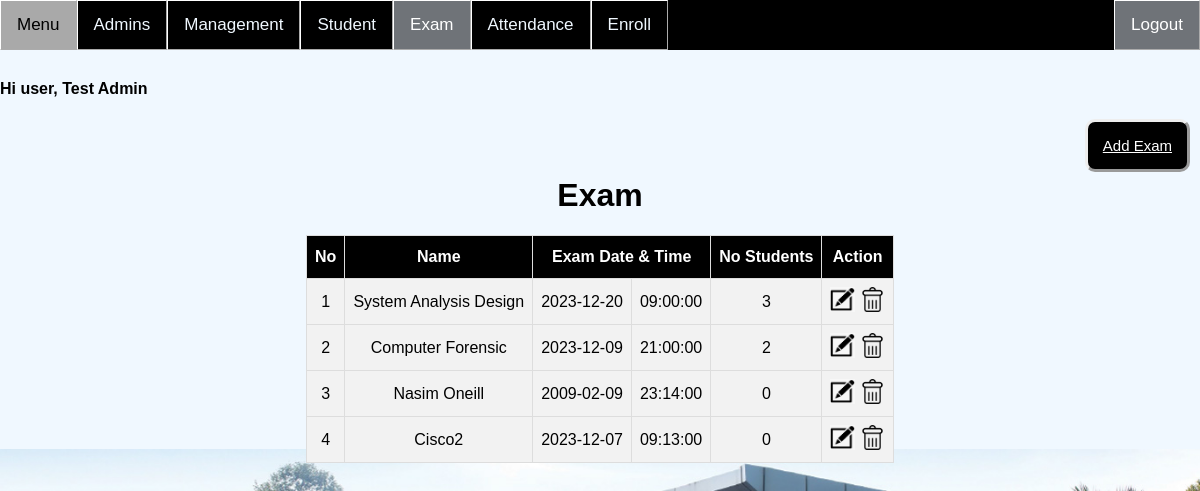
/Admin/Exam.php (signed in), run on the app's committed database.
### tables this page shows
CREATE TABLE `exam` (
  `id` int(11) NOT NULL,
  `name` varchar(255) NOT NULL,
  `datetime` datetime NOT NULL
);

### Admin/Exam.php (the view, shortened to what this page needs)
<?php
if(isset ($_SESSION["userId"]))
{	include "Header.php";
	?>
<!DOCTYPE html>
<html>
<head>
</head>
<body>
	<a style="float:right;margin-right:10px;background-color:black;" href="ExamAdd.php" class="btn">Add Exam</a><br><br>
	<h1 align="center">Exam</h1>
<?php
	$queryGet = "SELECT
					e.id AS id,
					e.name AS exam_name,
					e.datetime AS datetime,
					COUNT(she.student_id) AS num_stud
				FROM
					exam e
				LEFT JOIN
					student_has_exam she ON e.id = she.exam_id
				GROUP BY
					e.id, e.name;
";
	$resultGet = mysqli_query($link,$queryGet);
	if(!$resultGet)
	{
		die ("Invalid Query - get Items List: ". mysqli_error($link));
	}
	else
	{?>
	<table id="table" border="1" align="center">
		<tr>
			<th>No</th>
			<th>Name</th>
			<th colspan=2>Exam Date & Time</th>
			<th>No Students</th>
			<th>Action</th>
		</tr>
		<form>
<?php	$no=1;
		if(mysqli_num_rows($resultGet)>0){
		while($row= mysqli_fetch_array($resultGet, MYSQLI_BOTH))
		{
			$datetimeObject = new DateTime($row['datetime']);
			$date = $datetimeObject->format('Y-m-d');
			$time = $datetimeObject->format('H:i:s');
			?>
			<tr>
				<td><?php echo $no;?></td>
				<td><?php echo $row['exam_name']?></td>
				<td><?php echo $date?></td>
				<td><?php echo $time?></td>
				<td><?php echo $row['num_stud']?></td>
				<td><a href="ExamEdit.php?id=<?php echo $row['id'];?>">
					<img border="0" alt="editB" src="../CSS/btn/editB.png" width="25" height="25"></a>
					<a href="Delete.php?examID=<?php echo $row['id'];?>" onclick="return confirm('Are you sure?')">
					<img border="0" alt="editB" src="../CSS/btn/delB.png" width="25" height="25"></a></a>
				</td>
			</tr>
		<?php	$no++;}}
		else{
?>
			<tr>
				<td colspan="6">No Data</td>
			</tr>
		<?php	}?>
		</form>
	</table>
	<br><br><br><br>
<?php
	}
}
else	{
	echo "No session exists or session has expired. Please log in again ";
	echo "Page will be redirect in 5 seconds";
	header('Refresh: 5; ../Auth/Login.php');
}
?>
</body>
</html>

### CSS/topNav.css (style rules this page uses)
* { box-sizing: border-box; }
body { margin: 0; font-family: Arial, Helvetica, sans-serif; background-image: url("bc.jpg"); background-color:aliceblue; background-size: 100% ; background-repeat: no-repeat; background-attachment: fixed; background-position:90% 100%; position:absolute; top:10%; max-width: -webkit-fill-available; right: 0px; left: 0px; }
.btn { padding: 15px; font-size: 15px; color: white; background: black ; border-style: outset; border-radius: 10px; cursor: pointer; }
#table { font-family: "Trebuchet MS", Arial, Helvetica, sans-serif; border-collapse: collapse; }
#table td, #table th { border: 1px solid #ddd; padding: 8px; text-align: center; max-width: auto; }
#table tr { background-color: #f2f2f2; }
#table th { padding-top: 12px; padding-bottom: 12px; text-align: center; background-color: black; color: white; max-width: auto; background-position: center; }

### data on the page
exam: name "System Analysis Design", datetime "2023-12-20", datetime "09:00:00", num_stud "3"
exam: name "Computer Forensic", datetime "2023-12-09", datetime "21:00:00", num_stud "2"
exam: name "Nasim Oneill", datetime "2009-02-09", datetime "23:14:00", num_stud "0"
exam: name "Cisco2", datetime "2023-12-07", datetime "09:13:00", num_stud "0"

### other printed values
$_SESSION["name"] "Test Admin"
